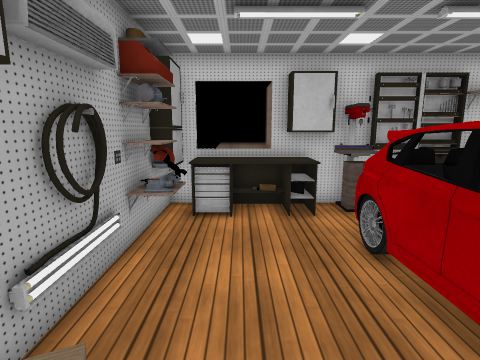
View 1 (above)

12 first-person views from a walk through a scene from a Unity 3-D project. The camera is 1.4 m above the floor, tilts 10° down and sees 80° across. The floor is counted in squares, 0.5 m on a side. Each view is taken from the middle of a square. On the plan, view 1 faces up. The plan holds only what a view shows up to about 20 squares ahead; the rest is blank. The player character is not drawn. Some surface patterns are stand-ins.

View 2
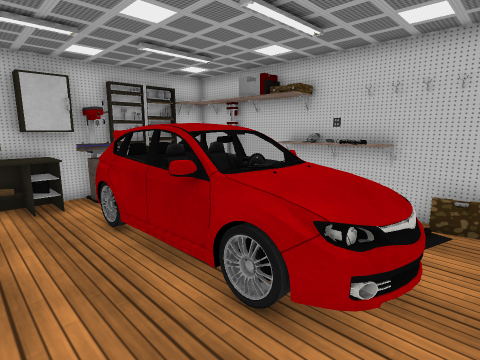

View 3
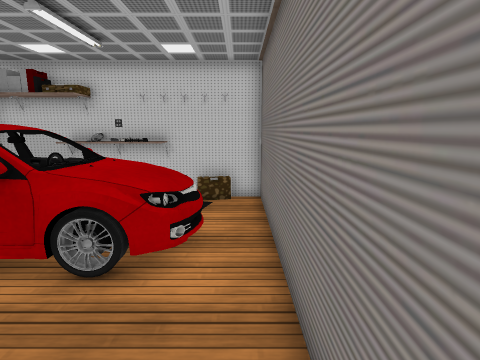

View 4
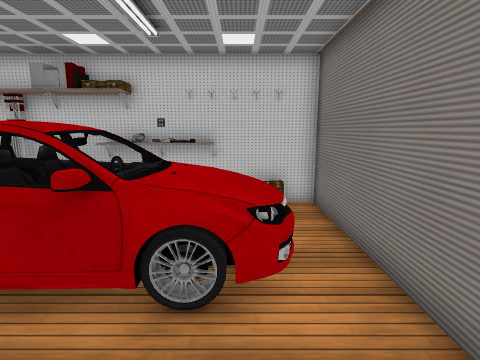

View 5
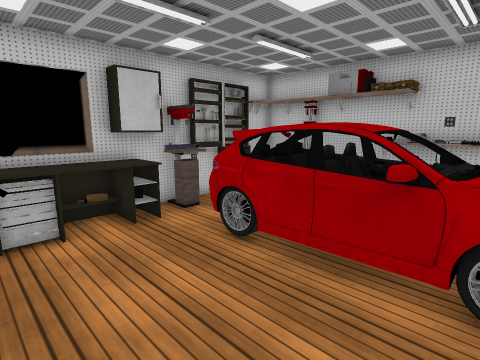

View 6
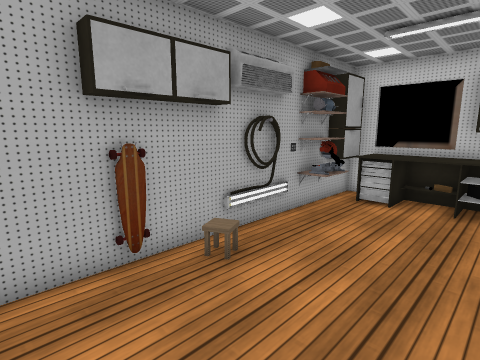

View 7
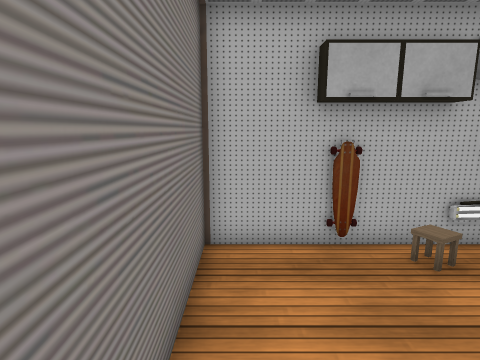

View 8
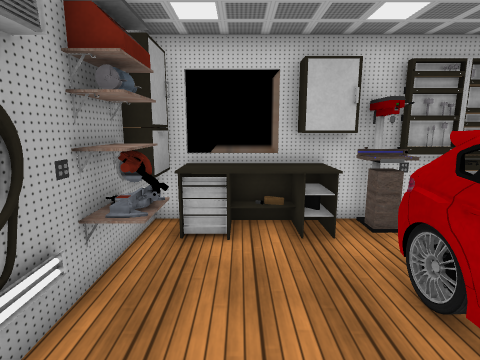

View 9
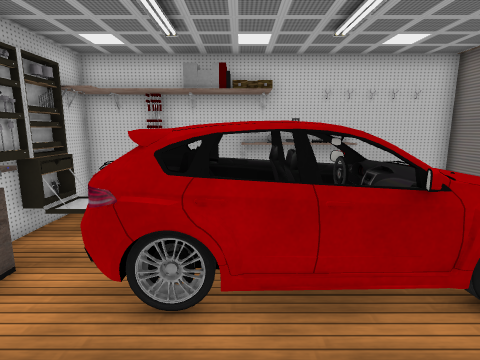

View 10
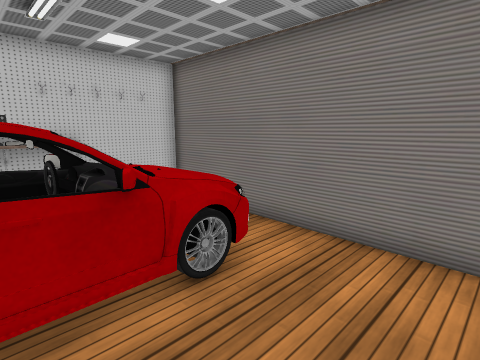

View 11
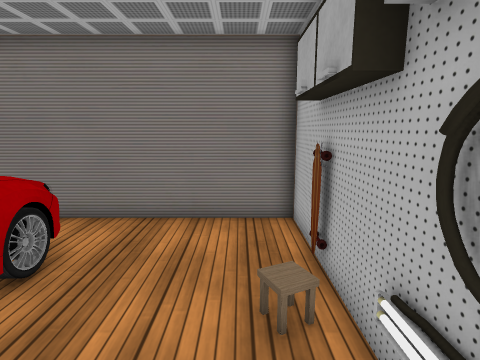

View 12
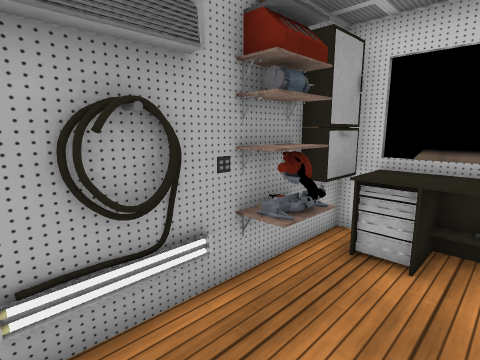

### Floor plan
Ten units are one square. View 1 is at (0, 0); x grows to the right and y downward. Boxes are objects, and circles mark ways between rooms. Rooms are numbered by the first view taken in them; rooms with no view inside come last. Other rooms are left out.
<svg viewBox="-32 -115 142 149">
<path fill="none" stroke="#000" d="M37 -94 37 -106M39 -95 39 -106M48 -95 34 -95M99 -44 99 -108 81 -108M-22 -45 -25 -40 -27 -38M-22 -53 -27 -39M-22 -53 -26 -32M-24 -51 -23 -42M-25 -40 -26 -39M-25 -39 -26 -38M94 -78 94 -84M-26 -46 -24 -41M-26 -46 -24 -35M-25 -53 -23 -44M-26 -50 -26 -47M-26 -54 -24 -50M-26 -55 -22 -45 -26 -37M-25 -60 -25 -30M-27 -52 -24 -41M61 -105 54 -105M-27 -54 -23 -50 -23 -43M-27 -66 -27 29 99 29 99 -35M-25 -8 -25 -1M65 -108 -15 -108M-6 -110 -16 -110M-15 -108 -27 -108 -27 -66"/>
<rect x="-25" y="-25" width="10" height="10" fill="#bbb"><title>other object</title></rect>
<rect x="-15" y="-105" width="40" height="20" fill="#bbb"><title>table</title></rect>
<rect x="15" y="-105" width="20" height="10" fill="#bbb"><title>other object</title></rect>
<rect x="25" y="-75" width="40" height="90" fill="#bbb"><title>car</title></rect>
<rect x="55" y="-105" width="30" height="10" fill="#bbb"><title>other object</title></rect>
<rect x="75" y="-5" width="10" height="10" fill="#bbb"><title>carpet</title></rect>
<rect x="85" y="-55" width="10" height="50" fill="#bbb"><title>shelf</title></rect>
<rect x="95" y="-45" width="10" height="10" fill="#bbb"><title>shelf</title></rect>
<rect x="95" y="-75" width="10" height="10" fill="#bbb"><title>shelf</title></rect>
<rect x="-25" y="-75" width="10" height="10" fill="#bbb"><title>shelf</title></rect>
<rect x="-25" y="-85" width="10" height="10" fill="#bbb"><title>shelf</title></rect>
<rect x="-25" y="-105" width="10" height="20" fill="#bbb"><title>other object</title></rect>
<text x="40" y="-40">1</text>
<text x="-20" y="-90">2</text>
</svg>

Where each view was taken, in squares from view 1:
view 1: 0 up, 0 right, facing up
view 2: 2 down, 0 right, facing up-right
view 3: 2 down, 2 left, facing right
view 4: 0 up, 1 left, facing right
view 5: 1 up, 2 left, facing up-right
view 6: 2 down, 3 right, facing up-left
view 7: 2 down, 4 right, facing left
view 8: 2 up, 0 right, facing up
view 9: 5 up, 1 left, facing right
view 10: 4 up, 1 left, facing down-right
view 11: 6 up, 1 left, facing down
view 12: 3 up, 1 right, facing up-left
